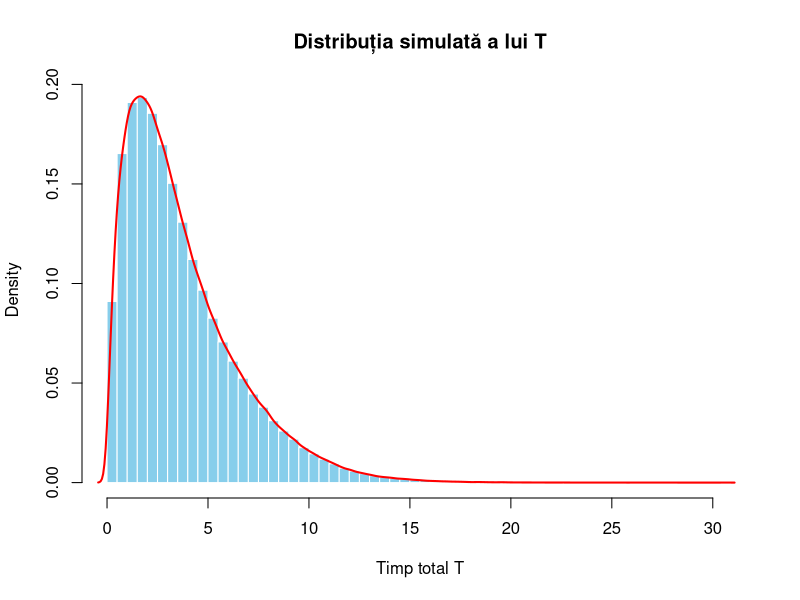
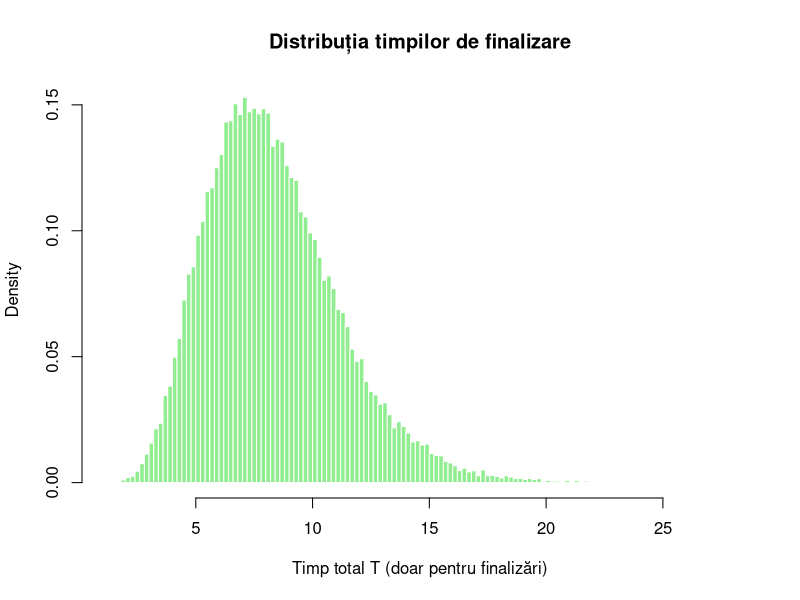
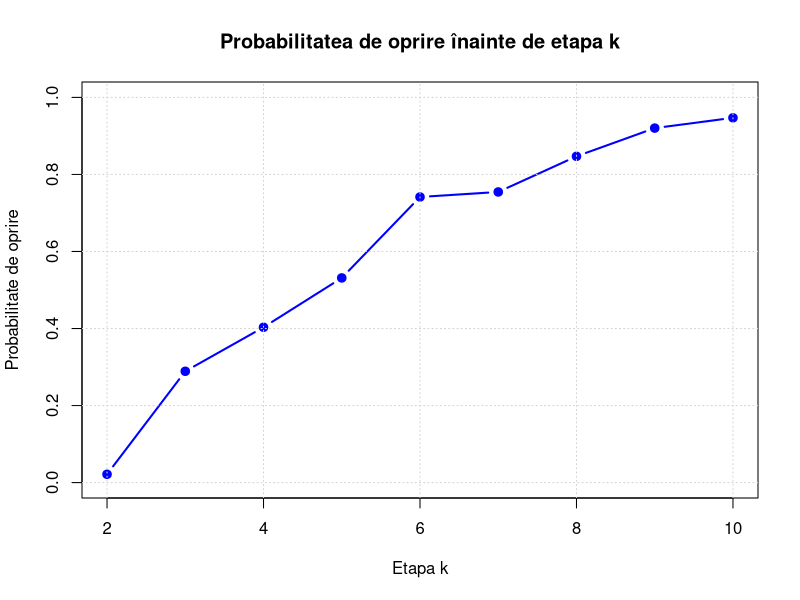

The R source for these figures, in order:
# -------------------------------------------1----------------------------------------------
set.seed(123)  # Asigură reproducibilitatea

# Parametrii problemei
n <- 10  # Numărul de etape
lambda <- runif(n, 0.5, 2)  # Ratele exponențiale pentru fiecare etapă
alpha <- runif(n, 0.5, 1)  # Probabilitățile de a continua

# Funcția de simulare a lui T
simulate_T <- function() {
  T_total <- 0
  i <- 1
  while (i <= n) {
    T_total <- T_total + rexp(1, lambda[i])  # Simulează timpul pentru etapa i
    if (runif(1) > alpha[i]) return(list(T_total, FALSE, i))  # Probabilitatea de oprire
    i <- i + 1
  }
  return(list(T_total, TRUE, n))  # Finalizare activitate
}

# Simulăm 10^6 valori
n_sim <- 10^6
sim_results <- replicate(n_sim, simulate_T(), simplify = FALSE)
t_values <- sapply(sim_results, function(x) x[[1]])
completion_flags <- sapply(sim_results, function(x) x[[2]])
stopping_stages <- sapply(sim_results, function(x) x[[3]])

# Aproximarea lui E(T)
E_T <- mean(t_values)
cat("Estimarea lui E(T):", E_T, "\n")

# Reprezentare grafică
hist(t_values, breaks = 100, probability = TRUE, 
     main = "Distribuția simulată a lui T", 
     xlab = "Timp total T", col = "skyblue", border = "white")

# Suprapunere densitate estimată
lines(density(t_values), col = "red", lwd = 2)

# ------------------------------------------2------------------------------------------

# Calcul exact al lui E(T)
E_T_exact <- sum(sapply(1:n, function(i) {
  (1 / lambda[i]) * prod(alpha[1:(i-1)])
}))
cat("Valoarea exactă a lui E(T):", E_T_exact, "\n")

#-------------------------------------------3-------------------------------------------

# Aproximare probabilitate finalizare activitate
P_completion <- mean(completion_flags)
cat("Probabilitatea ca persoana A finalizează activitatea:", P_completion, "\n")

#-------------------------------------------4---------------------------------------------

# Aproximare P(T <= sigma)
sigma <- 5  # Definim o valoare pentru sigma
P_T_leq_sigma <- mean(t_values <= sigma)
cat("Probabilitatea ca T <=", sigma, "este", P_T_leq_sigma, "\n")

#-------------------------------------------5--------------------------------------------

# Timp minim și maxim pentru finalizările reușite
t_values_completed <- t_values[completion_flags]
T_min <- min(t_values_completed)
T_max <- max(t_values_completed)
cat("Timpul minim de finalizare:", T_min, "\n")
cat("Timpul maxim de finalizare:", T_max, "\n")

# Reprezentare grafică a timpilor de finalizare
hist(t_values_completed, breaks = 100, probability = TRUE, 
     main = "Distribuția timpilor de finalizare", 
     xlab = "Timp total T (doar pentru finalizări)", col = "lightgreen", border = "white")

#------------------------------------------6---------------------------------------------

# Probabilitatea de oprire înainte de etapa k
stop_probabilities <- sapply(2:n, function(k) mean(stopping_stages < k))

# Afișare probabilități
cat("Probabilități de oprire înainte de fiecare k:\n")
print(data.frame(k = 2:n, P_stop = stop_probabilities))

# Reprezentare grafică
plot(2:n, stop_probabilities, type = "b", col = "blue", pch = 19, lwd = 2,
     main = "Probabilitatea de oprire înainte de etapa k",
     xlab = "Etapa k", ylab = "Probabilitate de oprire", 
     ylim = c(0, 1))
grid()
